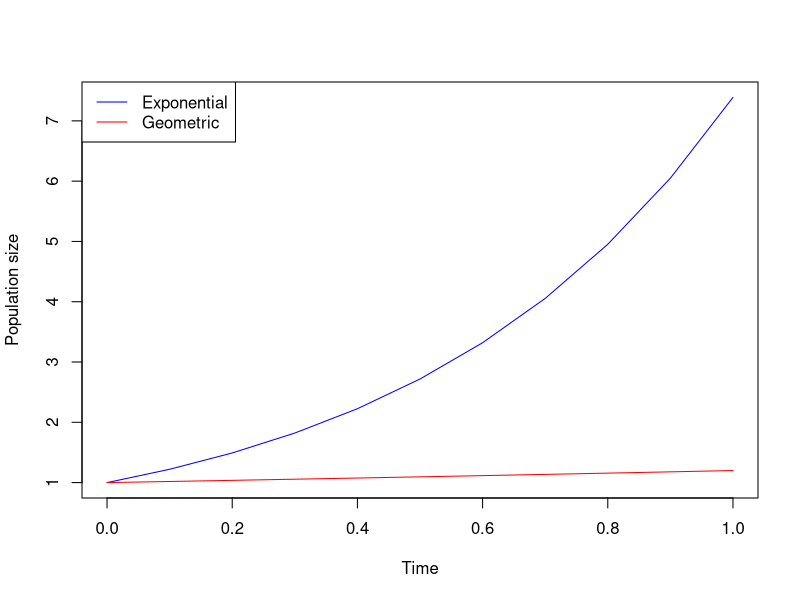

This figure's R source:
# our goal - plot exponential vs. geometric growth
rm(list=ls()) #clear workspace

#define exponential growth function
#expGrowth calcultes population size n
# given intrinsic growth rate r
# time t
#and initital pop size n0
expGrowth <- function(r, t, n0) {
	n <- n0*exp(r*t) #calculate exponential growth
	return(n) # return n at each time t
	}
#define geomentric growth function
#geoGrwoth calculates pop size N
#given intrinisic growth rate R
#time t
#and initial pop size N0
geoGrowth <- function(R, t, N0) {
	N <- N0*(R^t) #calculate geometric growth
	return(N) #return N at each time t
	}
#define parameters
r <- 2 # growth rate
deltat <- 0.1 # time steps
t <- seq(0,1, by=deltat) # time series
n0 <- 1 #initial poplation size
#run both functions
nexp <- expGrowth(r,t,n0) #exponential growth
ngeo <- geoGrowth(1+deltat*r,t,n0) #geometric growth

#plot both functions
plot(t,nexp, type="l", col="blue", xlab="Time", ylab="Population size") #Set up plot and exponential curve
lines(t, ngeo, type="l", col="red") #add geometric curve
legend("topleft", legend=c("Exponential", "Geometric"), lty=c(1,1), col=c("blue", "red"))